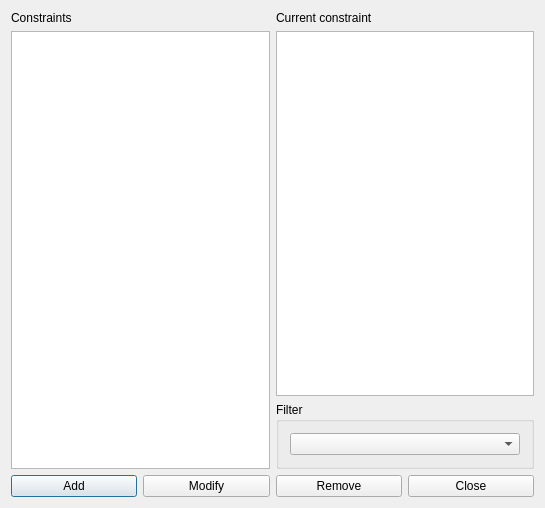
<?xml version="1.0" encoding="UTF-8"?>
<ui version="4.0">
 <class>ConstraintTeacherMaxAfternoonsPerWeekForm_template</class>
 <widget class="QDialog" name="ConstraintTeacherMaxAfternoonsPerWeekForm_template">
  <property name="geometry">
   <rect>
    <x>0</x>
    <y>0</y>
    <width>545</width>
    <height>508</height>
   </rect>
  </property>
  <property name="windowTitle">
   <string extracomment="This is the title of the dialog in which you see the list of all constraints of this type">Constraints teacher max afternoons per week</string>
  </property>
  <layout class="QGridLayout" name="gridLayout_2">
   <item row="2" column="0" colspan="2">
    <layout class="QHBoxLayout" name="horizontalLayout">
     <item>
      <widget class="QPushButton" name="addConstraintPushButton">
       <property name="text">
        <string>Add</string>
       </property>
      </widget>
     </item>
     <item>
      <widget class="QPushButton" name="modifyConstraintPushButton">
       <property name="text">
        <string>Modify</string>
       </property>
      </widget>
     </item>
     <item>
      <widget class="QPushButton" name="removeConstraintPushButton">
       <property name="text">
        <string>Remove</string>
       </property>
      </widget>
     </item>
     <item>
      <widget class="QPushButton" name="closePushButton">
       <property name="text">
        <string>Close</string>
       </property>
      </widget>
     </item>
    </layout>
   </item>
   <item row="1" column="1">
    <widget class="QGroupBox" name="filterGroupBox">
     <property name="title">
      <string>Filter</string>
     </property>
     <layout class="QGridLayout" name="gridLayout">
      <item row="0" column="0">
       <widget class="QComboBox" name="teachersComboBox"/>
      </item>
     </layout>
    </widget>
   </item>
   <item row="0" column="0" rowspan="2">
    <layout class="QVBoxLayout" name="verticalLayout">
     <item>
      <widget class="QLabel" name="constraintsTextLabel">
       <property name="frameShape">
        <enum>QFrame::NoFrame</enum>
       </property>
       <property name="frameShadow">
        <enum>QFrame::Plain</enum>
       </property>
       <property name="text">
        <string>Constraints</string>
       </property>
       <property name="wordWrap">
        <bool>false</bool>
       </property>
      </widget>
     </item>
     <item>
      <widget class="QListWidget" name="constraintsListWidget"/>
     </item>
    </layout>
   </item>
   <item row="0" column="1">
    <layout class="QVBoxLayout" name="verticalLayout_2">
     <item>
      <widget class="QLabel" name="currentConstraintTextLabel">
       <property name="text">
        <string>Current constraint</string>
       </property>
       <property name="wordWrap">
        <bool>false</bool>
       </property>
      </widget>
     </item>
     <item>
      <widget class="QPlainTextEdit" name="currentConstraintTextEdit"/>
     </item>
    </layout>
   </item>
  </layout>
 </widget>
 <layoutdefault spacing="6" margin="11"/>
 <resources/>
 <connections/>
</ui>
